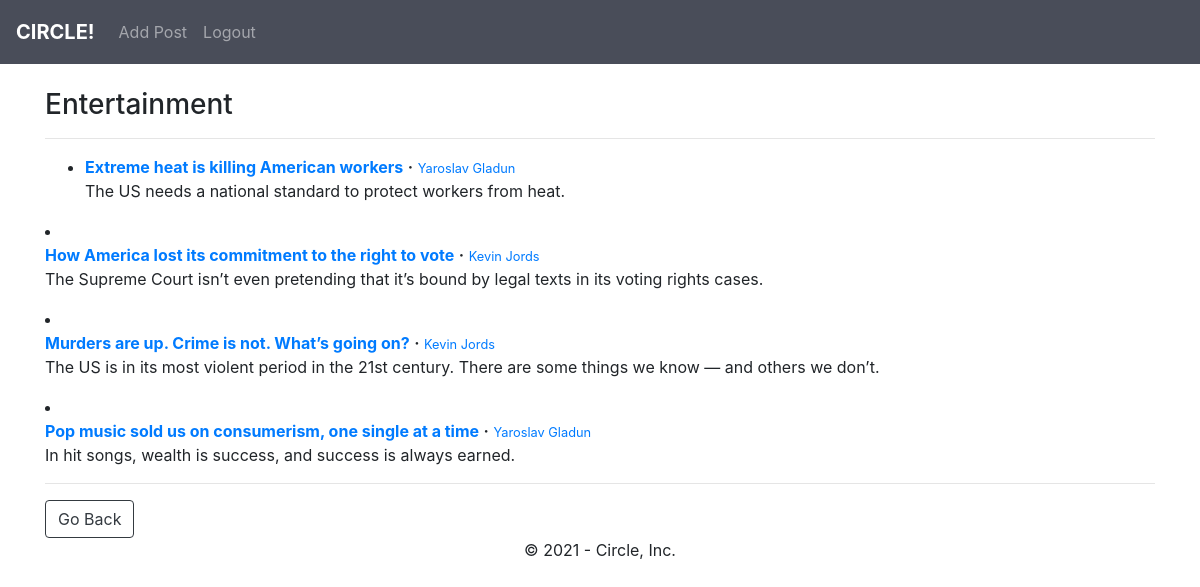
The page /category/entertainment (signed in) on the database its author committed.
### main/models.py (models this page shows, shortened)
class Post(models.Model):
    title = models.CharField(max_length=255)
    header_image = models.ImageField(null=True, blank=True, upload_to='images/')
    title_tag = models.CharField(max_length=500)
    author = models.ForeignKey(User, on_delete=models.CASCADE)
    body = RichTextField(blank=True, null=True)
    publication_date = models.DateField(auto_now_add=True)
    category = models.CharField(max_length=255, default='travel')
    likes = models.ManyToManyField(User, related_name='blog_posts')

### main/views.py (the view)
# urls.py: path('category/<str:cats>', CategoryView, name='category'),
def CategoryView(request, cats):
    category_posts = Post.objects.filter(category=cats)
    return render(request, 'main/categories.html', {'cats': cats.title(), 'category_posts': category_posts})

### main/templates/main/categories.html (shortened to what this page needs)
{% extends 'main/index.html' %}
{% block content %}
{% if category_posts %}
<h3>{{ cats }}</h3>
<hr>
<ul>{% for post in category_posts %}
    <li>
        <p><a href="{% url 'article-detail' post.pk %}"><b>{{ post.title }}</b></a>  <b>·</b>  <small><a href="{% url 'profile_page' post.author.profile.id %}">{{ post.author.first_name }}
            {{ post.author.last_name }}</a></small>
            <br/>
        {{ post.title_tag }}</p>
    </li>
</ul>
{% endfor %}
{% else %}
<h4><b>Oops, seems like there's no articles in <b>{{ cats }}</b>! Become the first one to <a href="{% url 'add-post' %}">write something</a>.</b></h4>
{% endif %}
<hr>
<a href="{{request.META.HTTP_REFERER}}"><button type="button" class="btn btn-outline-dark">Go Back</button></a>
{% endblock %}

### rows shown on the page
Post: title "Extreme heat is killing American workers", author.first_name "Yaroslav", author.last_name "Gladun", title_tag "The US needs a national standard to protect workers from heat."
Post: title "How America lost its commitment to the right to vote", author.first_name "Kevin", author.last_name "Jords", title_tag "The Supreme Court isn’t even pretending that it’s bound by legal texts in its voting rights cases."
Post: title "Murders are up. Crime is not. What’s going on?", author.first_name "Kevin", author.last_name "Jords", title_tag "The US is in its most violent period in the 21st century. There are some things we know — and others we don’t."
Post: title "Pop music sold us on consumerism, one single at a time", author.first_name "Yaroslav", author.last_name "Gladun", title_tag "In hit songs, wealth is success, and success is always earned."

### other values the page prints
{{ cats }} "Entertainment"
